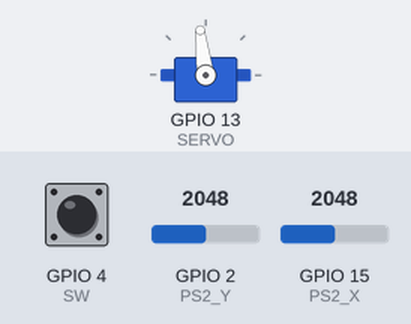
A sketch run on a simulated ESP32. On the bench: servo. Inputs (shaded band) come from the test bench; at power-on: GPIO 2 (PS2_Y) = 2048, GPIO 4 (SW) HIGH, GPIO 15 (PS2_X) = 2048. Servo pulses on a pin are drawn as a servo (544–2400 µs = 0–180°); what the sketch prints to the serial monitor is not drawn.

Above: at 1.2 s.
1.3 s: GPIO 2 (PS2_Y) set to 2866
At 2.4 s:
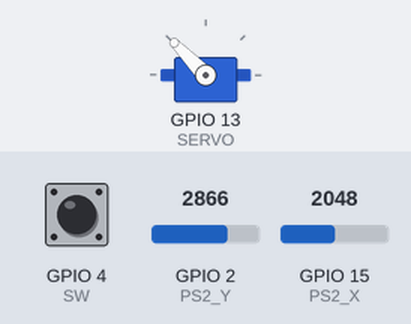
2.8 s: GPIO 2 (PS2_Y) set to 3603
At 3.9 s:
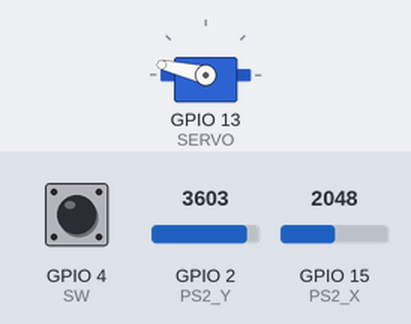
4.3 s: GPIO 2 (PS2_Y) set to 4095
At 5.4 s:
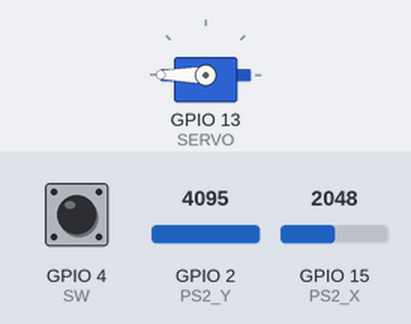
5.8 s: GPIO 2 (PS2_Y) set to 1228
At 6.9 s:
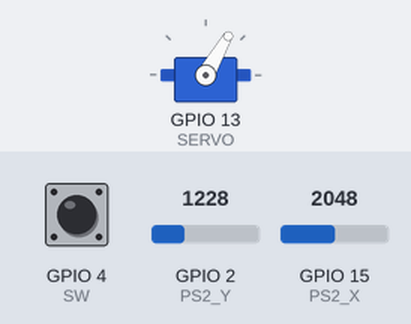
7.3 s: GPIO 2 (PS2_Y) set to 491
At 8.4 s:
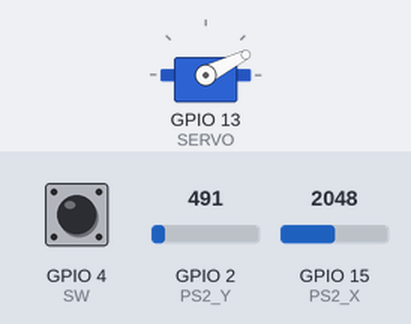
8.8 s: GPIO 2 (PS2_Y) set to 2047
At 9.9 s:
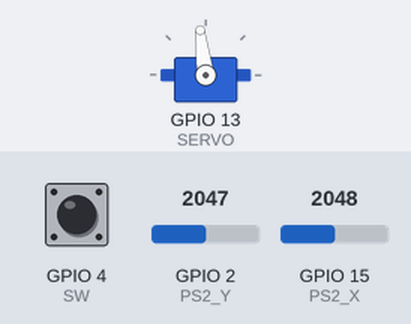
Timing chart, 0 to 11.3 s (numbered marks = the images above; inputs shaded):
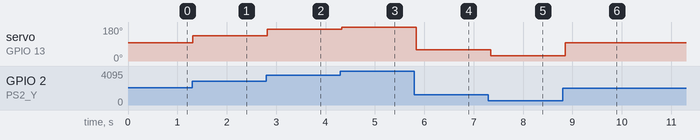

The sketch:

2.ps2_servo.ino
```cpp
/*
  该程序作用是通过 PS2 摇杆模块控制舵机转动
  在线文档：https://docs.geeksman.com/esp32/Arduino/21.esp32-arduino-ps2.html
*/
#define PS2_X      15
#define PS2_Y      2
#define SW         4
#define SERVO      13
#define RESOLUTION 12
#define CHANNEL    0
#define FREQ       50


int min_width = 0.6 / 20 * pow(2, RESOLUTION);
int max_width = 2.5 / 20 * pow(2, RESOLUTION);

int value;

void setup() {
  // 配置输入模式
  pinMode(PS2_X, INPUT);
  pinMode(PS2_Y, INPUT);
  pinMode(SW, INPUT_PULLUP);

  // 配置串口通信波特率
  Serial.begin(9600);

  // 设置 LEDC 通道的频率和分辨率
  ledcSetup(CHANNEL, FREQ, RESOLUTION);
  // 关联通道号与 GPIO 引脚
  ledcAttachPin(SERVO, CHANNEL);
}

void loop() {

  value = map(analogRead(PS2_Y), 0, pow(2, RESOLUTION), min_width, max_width);

  // 读取数值
  Serial.printf("x: %d, y: %d, z: %d, 映射后的 y: %d\n", analogRead(PS2_X),
                analogRead(PS2_Y), digitalRead(SW), value);

  // 输出PWM
  ledcWrite(CHANNEL, value);

  delay(100);
}
```

Measured:
- after the input at 1.3 s, servo on GPIO 13 (SERVO): 97° → 134° at once
- after the input at 2.8 s, servo on GPIO 13 (SERVO): 134° → 167° at once
- after the input at 4.3 s, servo on GPIO 13 (SERVO): 167° → 180° at once
- after the input at 5.8 s, servo on GPIO 13 (SERVO): 180° → 60° at once
- after the input at 7.3 s, servo on GPIO 13 (SERVO): 60° → 27° after 0.05 s
- after the input at 8.8 s, servo on GPIO 13 (SERVO): 27° → 97° after 0.06 s
